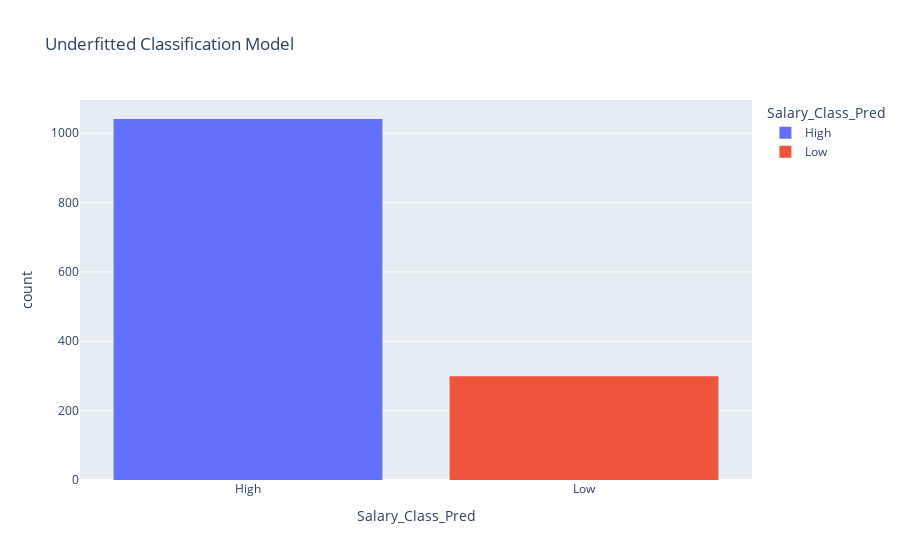

Notebook code cell kept with this figure:
### Code cell
fig_cls = px.histogram(df_pred, x="Salary_Class_Pred", color="Salary_Class_Pred", title="Underfitted Classification Model")
fig_cls.show()

### Figure 1 — Plotly figure (JSON) as saved in the notebook; plotly's stock layout.template omitted (floating-point values rounded to 4 significant figures; data arrays with more than 128 entries replaced by an {"elided": "..."} marker saying what was removed)
{"data": [{"alignmentgroup": "True", "bingroup": "x", "hovertemplate": "Salary_Class_Pred=%{x}<br>count=%{y}<extra></extra>", "legendgroup": "High", "marker": {"color": "#636efa", "pattern": {"shape": ""}}, "name": "High", "offsetgroup": "High", "orientation": "v", "showlegend": true, "type": "histogram", "x": {"elided": "1041 str values"}, "xaxis": "x", "yaxis": "y"}, {"alignmentgroup": "True", "bingroup": "x", "hovertemplate": "Salary_Class_Pred=%{x}<br>count=%{y}<extra></extra>", "legendgroup": "Low", "marker": {"color": "#EF553B", "pattern": {"shape": ""}}, "name": "Low", "offsetgroup": "Low", "orientation": "v", "showlegend": true, "type": "histogram", "x": {"elided": "299 str values"}, "xaxis": "x", "yaxis": "y"}], "layout": {"barmode": "relative", "legend": {"title": {"text": "Salary_Class_Pred"}, "tracegroupgap": 0}, "title": {"text": "Underfitted Classification Model"}, "xaxis": {"anchor": "y", "categoryarray": ["High", "Low"], "categoryorder": "array", "domain": [0, 1], "title": {"text": "Salary_Class_Pred"}}, "yaxis": {"anchor": "x", "domain": [0, 1], "title": {"text": "count"}}}}
